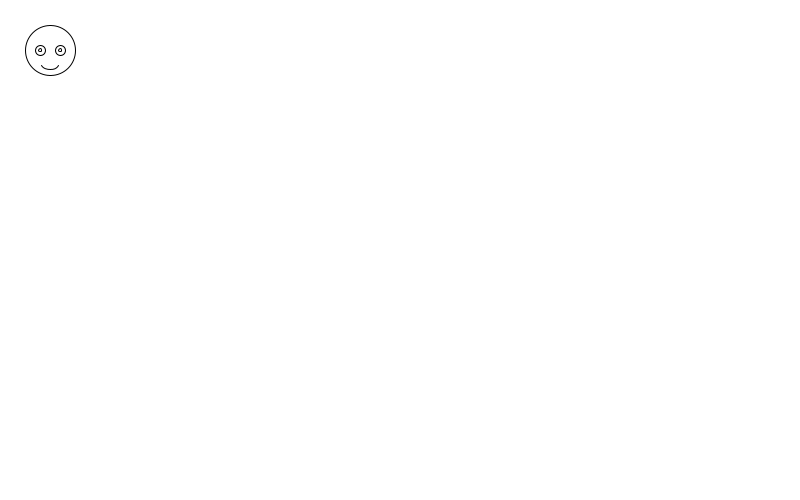
Frame 1 (no input)
Frame 60 (the mouse pressed at the canvas centre just before this capture): identical to frame 1, image omitted
Frame 120 (the mouse held since frame 60 and released just before this capture): identical to frame 1, image omitted

The Processing sketch that drew this single still picture (run headless with seeded random() and noise(); from frame 60 on, the mouse is pressed at the canvas centre):

// Processing sketch: HackNights_10_New_Robot_pushmatrix
// ── HackNights_10_New_Robot_pushmatrix.pde
void setup() {
  size(800, 500);
  frameRate(24);
  smooth();
}

void draw() {
  background(255);
  drawRobot(1, 50,50); //calling the function with fixed parameters

 
}
//function to draw my shape
void drawRobot(int blink, float posx, float posy) {
    pushMatrix();
       //translate to given parameters
       translate(posx, posy);
       ellipse(0,0,50,50);
       ellipse(-10,0,10,10);
       ellipse(-10,0,3,3);

       ellipse(10,0,10,10);
       ellipse(10,0,3,3);

       arc(0, 10, 20, 20, radians(30),radians(150)); //randians convert degrees

    popMatrix();
}
